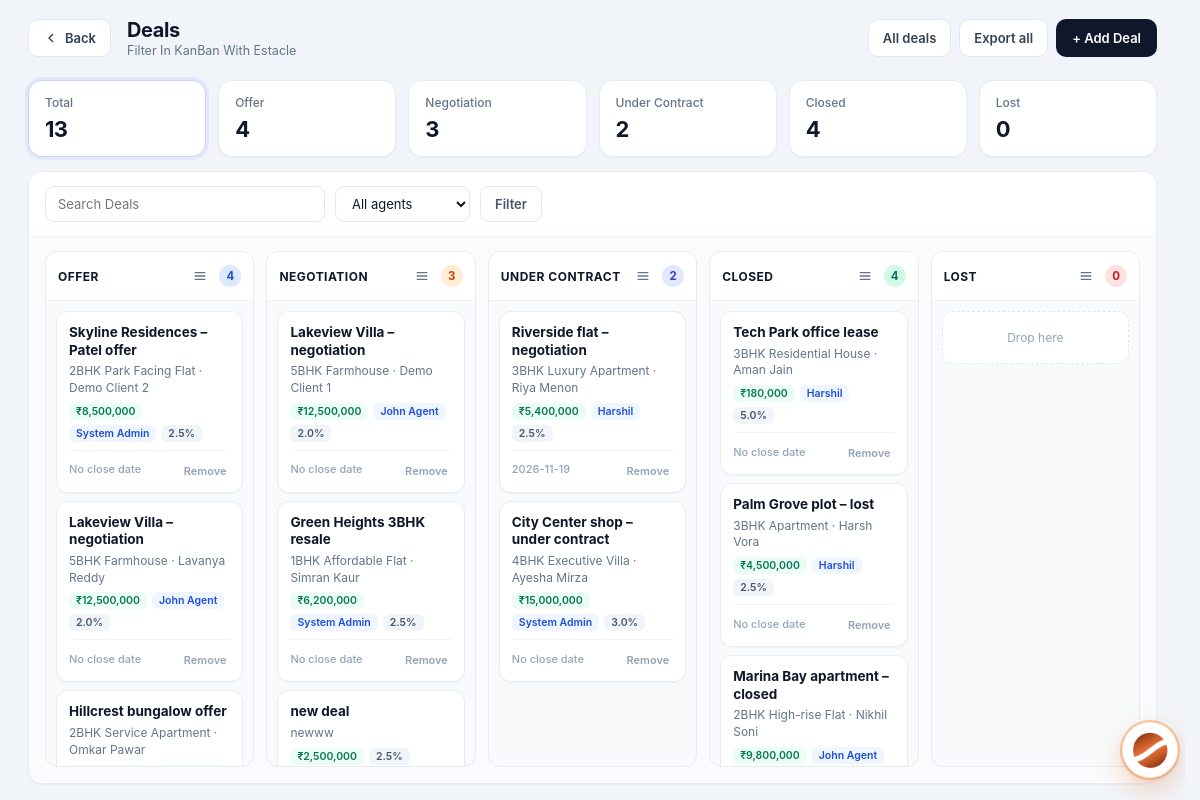
Screenshot of /admin/deals/pipeline (signed in) with the database file from the repository.
### tables this page shows
CREATE TABLE deals (
            id INTEGER PRIMARY KEY AUTOINCREMENT,
            title TEXT NOT NULL,
            property_id INTEGER,
            client_id INTEGER,
            agent_id INTEGER,
            stage TEXT DEFAULT 'offer',
            value REAL DEFAULT 0,
            commission_rate REAL DEFAULT 2.5,
            expected_close TEXT,
            notes TEXT,
            created_at TIMESTAMP DEFAULT CURRENT_TIMESTAMP,
            updated_at TIMESTAMP DEFAULT CURRENT_TIMESTAMP,
            FOREIGN KEY (property_id) REFERENCES properties (id),
            FOREIGN KEY (client_id) REFERENCES clients (id),
            FOREIGN KEY (agent_id) REFERENCES users (id)
        );

CREATE TABLE properties (
            id INTEGER PRIMARY KEY AUTOINCREMENT,
            title TEXT NOT NULL,
            description TEXT,
            price REAL NOT NULL,
            property_type TEXT NOT NULL,
            status TEXT DEFAULT 'available',
            address TEXT,
            city TEXT,
            state TEXT,
            zip_code TEXT,
            bedrooms INTEGER,
            bathrooms REAL,
            area_sqft REAL,
            agent_id INTEGER,
            created_at TIMESTAMP DEFAULT CURRENT_TIMESTAMP, category TEXT DEFAULT "sale", listing_type TEXT DEFAULT "sale", floor TEXT, carpet_area REAL, furnishing TEXT, parking TEXT, amenities TEXT, seller_name TEXT, seller_phone TEXT, monthly_rent REAL, security_deposit REAL, maintenance REAL, per_sqft REAL, latitude TEXT, longitude TEXT, photos TEXT, year_built TEXT, facing TEXT, videos TEXT,
            FOREIGN KEY (agent_id) REFERENCES users (id)
        );

CREATE TABLE clients (
            id INTEGER PRIMARY KEY AUTOINCREMENT,
            full_name TEXT NOT NULL,
            email TEXT,
            phone TEXT,
            status TEXT DEFAULT 'lead',
            notes TEXT,
            agent_id INTEGER,
            created_at TIMESTAMP DEFAULT CURRENT_TIMESTAMP, source TEXT, budget REAL, interest TEXT, preferred_city TEXT, address TEXT, updated_at TIMESTAMP, user_id INTEGER, photo TEXT, about_the_client TEXT,
            FOREIGN KEY (agent_id) REFERENCES users (id)
        );

CREATE TABLE settings (
            key TEXT PRIMARY KEY,
            value TEXT
        );

CREATE TABLE users (
            id INTEGER PRIMARY KEY AUTOINCREMENT,
            email TEXT UNIQUE NOT NULL,
            password TEXT NOT NULL,
            full_name TEXT NOT NULL,
            role TEXT NOT NULL CHECK(role IN ('admin', 'agent', 'customer')),
            phone TEXT,
            created_at TIMESTAMP DEFAULT CURRENT_TIMESTAMP,
            is_active INTEGER DEFAULT 1
        , avatar TEXT, last_seen TIMESTAMP, job_title TEXT, department TEXT, employee_id TEXT, license_no TEXT, commission_rate REAL, alt_phone TEXT, address TEXT, city TEXT, state TEXT, country TEXT, postal_code TEXT, notes TEXT, hire_date TEXT, timezone TEXT);

### routes/admin/deals.py (the view)
@admin.route('/admin/deals/pipeline')
@login_required
@role_required('admin')
def admin_deals_pipeline():
    db = get_db()
    migrate_db()
    q = request.args.get('q', '').strip()
    agent_id = request.args.get('agent_id', '').strip()
    focus = request.args.get('stage', '').strip()
    rows = _deals_query(db, q=q, agent_id=agent_id, stage_filter='')
    columns = []
    for st in STAGES:
        items = [r for r in rows if r['stage'] == st]
        columns.append({
            'key': st,
            'label': STAGE_LABELS[st],
            'deals': items,
            'count': len(items),
        })
    stats = {st: sum(1 for r in rows if r['stage'] == st) for st in STAGES}
    stats['total'] = len(rows)
    try:
        stats['pipeline_value'] = sum(
            float(r.get('value') or 0) for r in rows if r['stage'] not in ('closed', 'lost')
        )
    except Exception:
        stats['pipeline_value'] = 0
    agents = db.execute(
        "SELECT id, full_name FROM users WHERE role IN ('admin','agent') AND is_active=1 ORDER BY full_name"
    ).fetchall()
    currency = get_setting('currency', 'INR')
    return render_template(
        'admin_deals_pipeline.html',
        columns=columns,
        stats=stats,
        agents=agents,
        stages=STAGES,
        stage_labels=STAGE_LABELS,
        q=q,
        agent_id=agent_id,
        focus=focus,
        currency=currency,
        format_money=format_money,
    )

### core/db.py (called while the page is built)
def get_db():
    if 'db' not in g:
        g.db = sqlite3.connect(current_app.config['DATABASE'])
        g.db.row_factory = sqlite3.Row
    return g.db

### core/helpers.py (called while the page is built)
def login_required(f):
    @wraps(f)
    def decorated_function(*args, **kwargs):
        if 'user_id' not in session:
            flash('Please log in to access this page.', 'warning')
            return redirect(url_for('auth.login'))
        return f(*args, **kwargs)
    return decorated_function

def role_required(*roles):
    def decorator(f):
        @wraps(f)
        def decorated_function(*args, **kwargs):
            if 'user_id' not in session:
                flash('Please log in to access this page.', 'warning')
                return redirect(url_for('auth.login'))
            if session.get('role') not in roles:
                flash('You do not have permission to access this page.', 'danger')
                return redirect(url_for('auth.role_redirect'))
            return f(*args, **kwargs)
        return decorated_function
    return decorator

def get_setting(key, default=''):
    db = get_db()
    row = db.execute('SELECT value FROM settings WHERE key = ?', (key,)).fetchone()
    return row['value'] if row else default

def format_money(amount, currency=None):
    if amount is None:
        return '—'
    currency = currency or get_setting('currency', 'INR')
    symbols = {'USD': '$', 'INR': '₹', 'AED': 'AED '}
    sym = symbols.get(currency, currency + ' ')
    try:
        return f"{sym}{float(amount):,.0f}"
    except (TypeError, ValueError):
        return str(amount)

### routes/admin/deals.py (called while the page is built)
def _normalize_stage(st):
    st = (st or 'offer').strip().lower().replace(' ', '_')
    aliases = {
        'under contract': 'under_contract',
        'under-contract': 'under_contract',
        'won': 'closed',
        'sold': 'closed',
    }
    st = aliases.get(st, st)
    if st not in STAGES:
        st = 'offer'
    return st

### templates/admin_deals_pipeline.html (shortened to what this page needs)
<!DOCTYPE html>
<html lang="en">
<head>
<link rel="stylesheet" href="{{ url_for('static', filename='css/admin.css') }}">
</head>
<body>
<div class="app-layout">
{% set active = 'deals_pipeline' %}
{% include 'partials/admin_sidebar.html' %}
<main class="main-content">
  <header class="top-bar dash-top">
    <div style="display:flex;align-items:center;gap:12px;">
      <a href="{{ url_for('admin.admin_dashboard') }}" class="btn-back" title="Back to dashboard">
        <svg viewBox="0 0 24 24" fill="none" stroke="currentColor" stroke-width="2"><path d="M15 18l-6-6 6-6"/></svg>
        Back
      </a>
      <div>
        <h1 class="page-title">Deals</h1>
        <p class="page-subtitle">Filter In KanBan With Estacle</p>
      </div>
    </div>
    <div class="top-actions">
      <a href="{{ url_for('admin.admin_deals') }}" class="btn-export">All deals</a>
      <a href="{{ url_for('admin.admin_export_deals') }}" class="btn-export">Export all</a>
      <a href="{{ url_for('admin.admin_add_deal') }}" class="btn-create">+ Add Deal</a>
    </div>
  </header>
  <div class="page-wrap">
    <div class="stat-row" id="dealStats">
      <a href="{{ url_for('admin.admin_deals_pipeline') }}" class="stat-card kpi-soft {% if not focus %}active-filter{% endif %}">
        <div class="kpi-label">Total</div>
        <div class="kpi-value" data-stat="total">{{ stats.total }}</div>
      </a>
      {% for st in stages %}
      <a href="{{ url_for('admin.admin_deals_pipeline', stage=st, q=q, agent_id=agent_id) }}" class="stat-card kpi-soft {% if focus==st %}active-filter{% endif %}">
        <div class="kpi-label">{{ stage_labels[st] }}</div>
        <div class="kpi-value" data-stat="{{ st }}">{{ stats[st] }}</div>
      </a>
      {% endfor %}
    </div>
    <div class="board-shell">
      <form class="panel-toolbar" method="GET" action="{{ url_for('admin.admin_deals_pipeline') }}">
        <input type="search" name="q" value="{{ q }}" placeholder="Search Deals">
        <select name="agent_id">
          <option value="">All agents</option>
        </select>
        <button type="submit" class="btn-filter">Filter</button>
      </form>
      <div class="kanban" id="kanban">
        {% for col in columns %}
        {% if not focus or focus == col.key %}
        <div class="kanban-col" data-stage="{{ col.key }}">
          <div class="col-hd" data-stage="{{ col.key }}">
            <h3>{{ col.label }}</h3>
            <div class="col-hd-right">
              <button type="button" class="col-list-btn" data-stage="{{ col.key }}" data-label="{{ col.label }}" title="Column actions" aria-label="Column actions" aria-haspopup="true">
                <svg viewBox="0 0 24 24" fill="none" stroke="currentColor" stroke-width="2"><path d="M4 7h16M4 12h16M4 17h16"/></svg>
              </button>
              <span class="col-count" data-count-for="{{ col.key }}">{{ col.count }}</span>
            </div>
          </div>
          <div class="col-body" data-stage="{{ col.key }}">
            {% for deal in col.deals %}
            <div class="deal-card" draggable="true"
                 data-id="{{ deal.id }}"
                 data-stage="{{ deal.stage }}"
                 data-title="{{ deal.title or '' }}"
                 data-property="{{ deal.property_title or '' }}"
                 data-client="{{ deal.client_name or '' }}"
                 data-agent="{{ deal.agent_name or '' }}"
                 data-value="{% if deal.value is not none %}{{ format_money(deal.value, currency) }}{% endif %}"
                 data-commission="{{ deal.commission_rate or '' }}"
                 data-close="{{ deal.expected_close or '' }}">
              <h4><a href="{{ url_for('admin.admin_deal_detail', deal_id=deal.id) }}" onclick="event.stopPropagation()">{{ deal.title }}</a></h4>
              <div class="meta">
                {% if deal.property_title %}{{ deal.property_title }}{% endif %}
                {% if deal.property_title and deal.client_name %} · {% endif %}
                {% if deal.client_name %}{{ deal.client_name }}{% endif %}
              </div>
              <div class="tags">
                {% if deal.value is not none %}<span class="tag value">{{ format_money(deal.value, currency) }}</span>{% endif %}
                {% if deal.agent_name %}<span class="tag agent">{{ deal.agent_name }}</span>{% endif %}
                {% if deal.commission_rate %}<span class="tag">{{ deal.commission_rate }}%</span>{% endif %}
              </div>
              <div class="card-foot">
                <span class="src">{{ deal.expected_close or 'No close date' }}</span>
                <form method="POST" action="{{ url_for('admin.admin_delete_deal', deal_id=deal.id) }}" onsubmit="return confirm('Delete this deal?');" style="margin:0">
                  <button type="submit" class="del">Remove</button>
                </form>
              </div>
            </div>
            {% else %}
            <div class="empty-col">Drop here</div>
            {% endfor %}
          </div>
        </div>
        {% endif %}
        {% endfor %}
      </div>
    </div>
  </div>
</main>
</div>
</body>
</html>

### static/css/admin.css (style rules this page uses)
* { margin: 0; padding: 0; box-sizing: border-box; }
body { font-family: -apple-system, BlinkMacSystemFont, 'Segoe UI', Roboto, 'Helvetica Neue', Arial, sans-serif; background: #f1f5f9; color: #0f172a; min-height: 100vh; }
.app-layout { display: flex; min-height: 100vh; }
.main-content { flex: 1; margin-left: 268px; min-height: 100vh; }
.top-bar { background: white; padding: 18px 32px; border-bottom: 1px solid #e2e8f0; display: flex; justify-content: space-between; align-items: center; }
.page-title { font-family: 'Inter', sans-serif; font-size: 22px; font-weight: 700; letter-spacing: -0.4px; color: #0f172a; }
.page-subtitle { font-size: 13px; color: #64748b; margin-top: 2px; font-weight: 400; }
.stat-card { background: white; border-radius: 14px; padding: 20px; display: flex; align-items: center; gap: 14px; border: 1px solid #e2e8f0; box-shadow: 0 1px 2px rgba(0,0,0,0.03); transition: box-shadow 0.2s ease; }
html { scrollbar-gutter: stable; }
.app-layout > :not(.sidebar):not(script):not(style) { animation: none !important; }
.main-content { transition: none; }

### rows the page displays
deals: title "Skyline Residences – Patel offer", property_title "2BHK Park Facing Flat", client_name "Demo Client 2", value.value "₹8,500,000", agent_name "System Admin", commission_rate "2.5", expected_close "No close date"
deals: title "Lakeview Villa – negotiation", property_title "5BHK Farmhouse", client_name "Lavanya Reddy", value.value "₹12,500,000", agent_name "John Agent", commission_rate "2.0", expected_close "No close date"
deals: title "Hillcrest bungalow offer", property_title "2BHK Service Apartment", client_name "Omkar Pawar"
deals: title "Lakeview Villa – negotiation", property_title "5BHK Farmhouse", client_name "Demo Client 1", value.value "₹12,500,000", agent_name "John Agent", commission_rate "2.0", expected_close "No close date"
deals: title "Green Heights 3BHK resale", property_title "1BHK Affordable Flat", client_name "Simran Kaur", value.value "₹6,200,000", agent_name "System Admin", commission_rate "2.5", expected_close "No close date"
deals: title "new deal", property_title "newww", value.value "₹2,500,000", commission_rate "2.5"
deals: title "Riverside flat – negotiation", property_title "3BHK Luxury Apartment", client_name "Riya Menon", value.value "₹5,400,000", agent_name "Harshil", commission_rate "2.5", expected_close "2026-11-19"
deals: title "City Center shop – under contract", property_title "4BHK Executive Villa", client_name "Ayesha Mirza", value.value "₹15,000,000", agent_name "System Admin", commission_rate "3.0", expected_close "No close date"
deals: title "Tech Park office lease", property_title "3BHK Residential House", client_name "Aman Jain", value.value "₹180,000", agent_name "Harshil", commission_rate "5.0", expected_close "No close date"
deals: title "Palm Grove plot – lost", property_title "3BHK Apartment", client_name "Harsh Vora", value.value "₹4,500,000", agent_name "Harshil", commission_rate "2.5", expected_close "No close date"
deals: title "Marina Bay apartment – closed", property_title "2BHK High-rise Flat", client_name "Nikhil Soni", value.value "₹9,800,000", agent_name "John Agent"

### other values shown
{{ stats.total }} "13"
{{ stage_labels[st] }} "Offer" "Negotiation" "Under Contract" "Closed" "Lost"
{{ stats[st] }} "4" "3" "2" "4" "0"
{{ col.label }} "OFFER" "NEGOTIATION" "UNDER CONTRACT" "CLOSED" "LOST"
{{ col.count }} "4" "3" "2" "4" "0"
